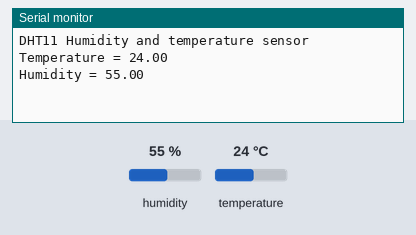
The sketch below on a simulated Arduino Uno, built with avr-gcc and run on an emulated ATmega328P. On the bench: the last lines printed to the serial monitor. The test bench sets the inputs (shaded band); at power-on: humidity 55 %, temperature 24 °C. No radio packets arrive unless stated.

Above: at 2.7 s.
2.8 s: humidity set to 22 %
At 7.1 s:
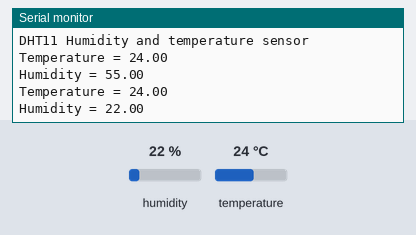
8.8 s: temperature set to 12 °C
At 13.0 s:
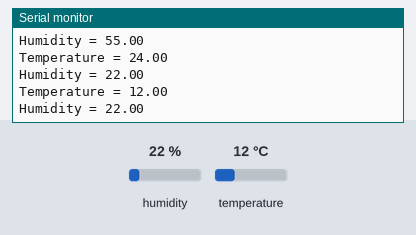
14.8 s: humidity set to 40 %
At 17.8 s:
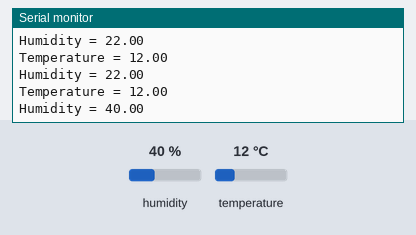
Timing chart, 0 to 19.3 s (numbered marks = the images above; inputs shaded):
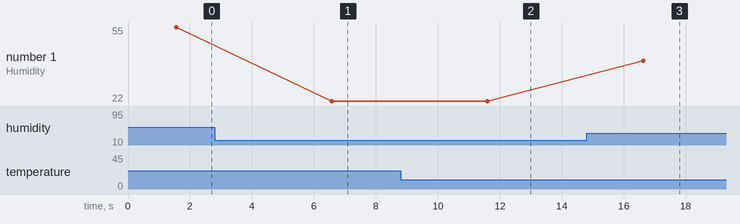

The sketch:

WeatherStationTransmitter.ino
```cpp
#include <dht.h>
#include <nRF24L01.h>
#include <printf.h>
#include <RF24.h>
#include <RF24_config.h>

dht DHT;

#define DHT_APIN A0

RF24 transmit (2,3);                            //create RF24 object called transmit
byte address [5] = "00001";                     //set address to 00001

struct package
  {
    float temperature = 0;
    float humidity = 0;
  };

typedef struct package Package;
Package data;

void setup(){
  Serial.begin(9600);
  delay(500);
  Serial.println("DHT11 Humidity and temperature sensor\n\n");
  delay(1000);
  transmit.begin();
  transmit.openWritingPipe(address);            //open writing pipe to address 00001
  transmit.setPALevel(RF24_PA_MAX);             //set RF power output to maximum
  transmit.setDataRate(RF24_250KBPS);           //set datarate to 250kbps
  transmit.setChannel(100);                     //set frequency to channel 100
  transmit.stopListening();
}

void loop()
{
  int chk = DHT.read11(DHT_APIN);
  Serial.print("Temperature = ");
  Serial.println(DHT.temperature);
  Serial.print("Humidity = ");
  Serial.println(DHT.humidity);
   data.temperature = DHT.temperature;
  data.humidity = DHT.humidity;
  transmit.write(&data,sizeof(data));
  delay(5000);
}
```

Measured:
- after the input at 2.8 s, the serial monitor: prints a new line after 3.8 s (image 1)
- after the input at 8.8 s, the serial monitor: prints a new line after 2.8 s (image 2)
- after the input at 14.8 s, the serial monitor: prints a new line after 1.8 s (image 3)
- plotted number 1: 55 → 22 after the input at 2.8 s, 22 → 40 after the input at 14.8 s
